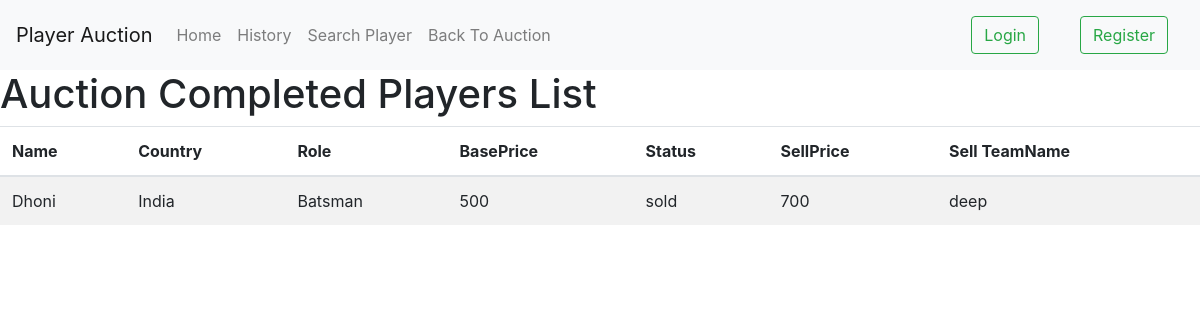
/player/history/, run on the app's committed database.
### Players/models.py (models this page shows, shortened)
class player(models.Model):
    player_id=models.AutoField
    player_name=models.CharField( max_length=50)
    player_country=models.CharField(max_length=50,choices=[('India', 'India'), ('England', 'England'),('Australia', 'Australia'),('Newzealand', 'Newzealand')],default="")
    player_role=models.CharField(max_length=50,choices=[('Batsman', 'Batsman'), ('Bowler', 'Bowler'),('AllRounder','AllRounder')],default="")
    base_price=models.IntegerField(default="")
    raising_price=models.PositiveIntegerField(default=1, validators=[MinValueValidator(1)])
    sell_price=models.IntegerField(default=0,blank=True, null=True)
    status=models.CharField(max_length=50,default="",choices=[('bidding', 'bidding'),('unsold', 'unsold'), ('sold','sold')])
    sell_teamName= models.CharField(max_length=50,default="",blank=True)
    date = models.DateField(default=datetime.now)
    hour= models.PositiveIntegerField(default=0, validators=[MinValueValidator(0), MaxValueValidator(23)])
    minite=models.PositiveIntegerField(default=0, validators=[MinValueValidator(0), MaxValueValidator(59)])
    second=models.PositiveIntegerField(default=0, validators=[MinValueValidator(0), MaxValueValidator(59)])
    image = models.ImageField(default='default.jpg', upload_to='player_pics')

### Players/views.py (the view)
# urls.py: path('history/',views.history,name='history'),
def history(request):
    s = player.objects.filter(status="sold") | player.objects.filter(status="unsold")
    return render(request, 'history.html', {'s': s})

### Players/templates/history.html
{% extends 'base.html' %}
{% block content %}
 <h1>Auction Completed Players List</h1>
 <table class="table  table-striped">
    <thead>
      <tr>
        <th>Name</th>
        <th>Country</th>
        <th>Role</th>
        <th>BasePrice</th>
        <th>Status</th>
        <th>SellPrice</th>
        <th>Sell TeamName</th>
      </tr>
    </thead>
    <tbody>
    {% for p in s %}
      <tr>
        <td>{{p.player_name}}</td>
        <td>{{p.player_country}}</td>
        <td>{{p.player_role}}</td>
        <td>{{p.base_price}}</td>
        <td>{{p.status}}</td>
        <td>{{p.sell_price}}</td>
        <td>{{p.sell_teamName}}</td>
      </tr>
     {% endfor %}
    </tbody>
  </table>
{% endblock %}

### data on the page
player: player_name "Dhoni", player_country "India", player_role "Batsman", base_price "500", status "sold", sell_price "700", sell_teamName "deep"
